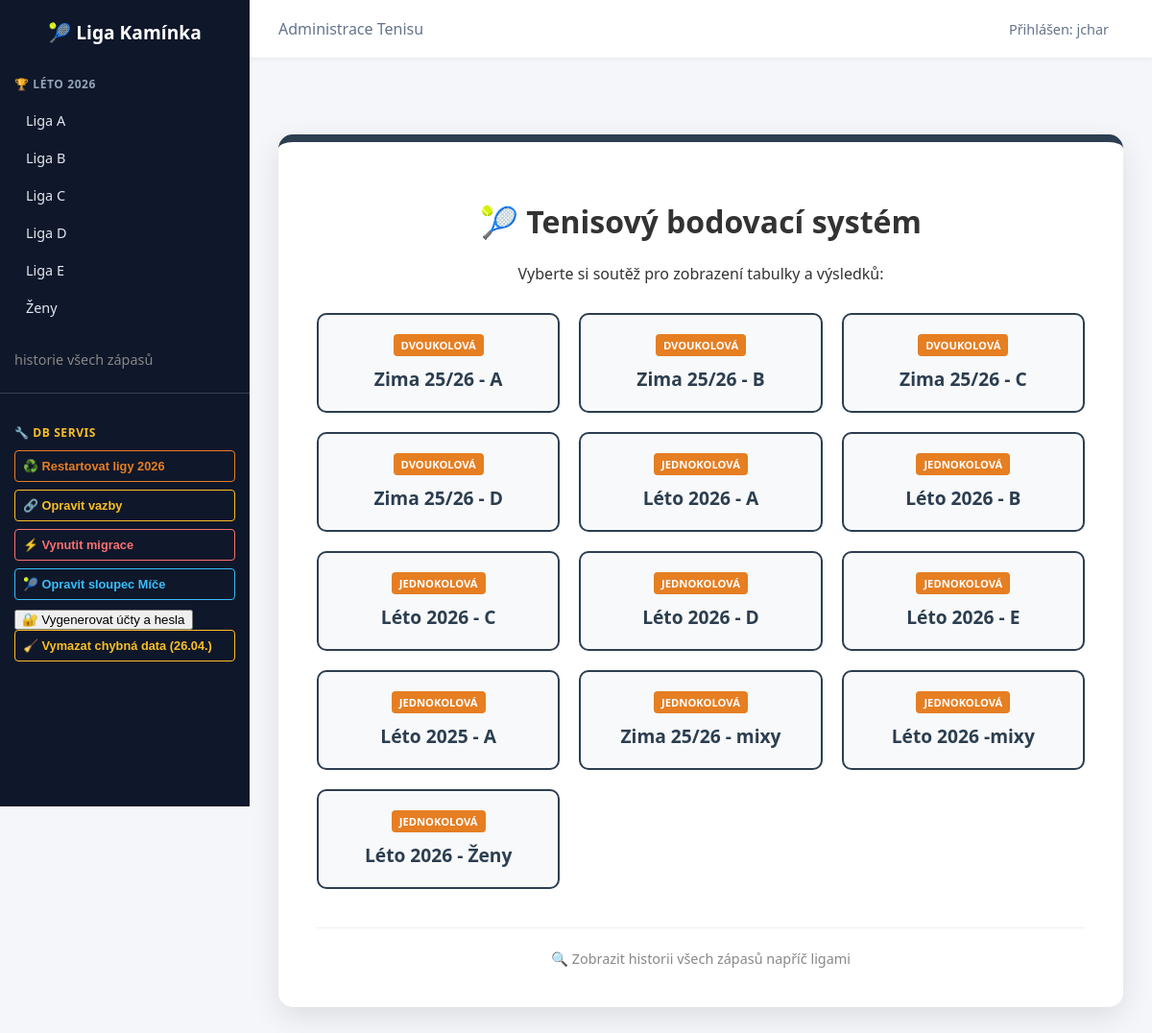
Page /tenis/ (signed in) on the committed database.
### tenis_app/models.py (models this page shows, shortened)
class Soutez(models.Model):
    slug = models.SlugField(unique=True, max_length=50)
    nazev = models.CharField(max_length=100)
    typ = models.CharField(max_length=2, choices=[('1K', 'Jednokolová'), ('2K', 'Dvoukolová')], default='1K')
    aktivni = models.BooleanField(default=True)

### tenis_app/views.py (the view)
# urls.py: path('', views.tenis_index, name='tenis_index'),
@login_required
def tenis_index(request):
    souteze = Soutez.objects.filter(aktivni=True)
    return render(request, 'tenis_app/index.html', {'souteze': souteze})

### tenis_app/templates/tenis_app/index.html (shortened to what this page needs)
{% extends "base.html" %}
{% block content %}
<div class="welcome-card">
    <h1>🎾 Tenisový bodovací systém</h1>
    <p>Vyberte si soutěž pro zobrazení tabulky a výsledků:</p>
    <div class="league-grid">
        {% for s in souteze %}
            <a href="{% url 'detail_souteze' soutez_slug=s.slug %}" class="league-button">
                <span class="badge-type">{{ s.get_typ_display }}</span>
                <span style="font-size: 1.2rem;">{{ s.nazev }}</span>
            </a>
        {% empty %}
            <p>Zatím nebyly vytvořeny žádné aktivní soutěže. <br>
               Běžte do <a href="/admin/tenis_app/soutez/">Adminu</a> a jednu přidejte!</p>
        {% endfor %}
    </div>
    <div style="margin-top: 40px; padding-top: 20px; border-top: 1px solid #eee;">
        <a href="{% url 'prehled_vsech_zapasu' %}" style="color: #888; text-decoration: none; font-size: 0.9rem;">
            🔍 Zobrazit historii všech zápasů napříč ligami
        </a>
    </div>
</div>
{% endblock %}

### tenis_app/templates/base.html (shortened to what this page needs)
{% load static %}
<!DOCTYPE html>
<html lang="cs">
<head>
</head>
<body>
    <nav class="sidebar">
        <div style="padding: 0 25px 20px; text-align: center;">
            <a href="/" style="text-decoration: none; color: white; font-weight: bold; font-size: 1.2rem;">🎾 Liga Kamínka</a>
        </div>
        <div class="nav-section">
            <h3 class="nav-title">🏆 Léto 2026</h3>
            <ul class="nav-list">
                <li><a href="{% url 'detail_souteze' soutez_slug='26_kaminka_leto_A' %}" class="nav-link">Liga A</a></li>
                <li><a href="{% url 'detail_souteze' soutez_slug='26_kaminka_leto_B' %}" class="nav-link">Liga B</a></li>
                <li><a href="{% url 'detail_souteze' soutez_slug='26_kaminka_leto_C' %}" class="nav-link">Liga C</a></li>
                <li><a href="{% url 'detail_souteze' soutez_slug='26_kaminka_leto_D' %}" class="nav-link">Liga D</a></li>
                <li><a href="{% url 'detail_souteze' soutez_slug='26_kaminka_leto_E' %}" class="nav-link">Liga E</a></li>
                <li><a href="{% url 'detail_souteze' soutez_slug='26_kaminka_leto_z' %}" class="nav-link">Ženy</a></li>
            </ul>
        </div>
        <div class="nav-section">
            <a href="{% url 'prehled_vsech_zapasu' %}" style="color: #888; text-decoration: none; font-size: 0.9rem; display: block; margin-bottom: 10px;">
                historie všech zápasů
            </a>
        </div>
		{% if user.is_superuser %}
		<div class="nav-section" style="border-top: 1px solid #334155; padding-top: 20px; margin-top: 20px;">
			<h3 class="nav-title" style="color: #fbbf24;">🔧 DB SERVIS</h3>
			<ul class="nav-list">
				<li>
					<form action="{% url 'admin_tools' %}" method="post">
						<button type="submit" class="admin-btn" style="color: #e67e22; border-color: #e67e22;"
								onclick="return confirm('POZOR: Tato akce smaže všechny zápasy v ligách 2026 a vygeneruje nové se spravedlivým rozdělením míčů. Pokračovat?')">
							♻️ Restartovat ligy 2026
						</button>
					</form>
				</li>
				<li>
					<form action="{% url 'admin_tools' %}" method="post">
						<button type="submit" class="admin-btn btn-warn">🔗 Opravit vazby</button>
					</form>
				</li>
				<li>
					<form action="{% url 'admin_tools' %}" method="post">
						<button type="submit" class="admin-btn btn-danger">⚡ Vynutit migrace</button>
					</form>
				</li>
				<li>
					<form action="{% url 'admin_tools' %}" method="post">
						<button type="submit" class="admin-btn btn-info">🎾 Opravit sloupec Míče</button>
					</form>
				</li>
				<li>
				<form method="post" action="{% url 'admin_tools_launcher' %}">
					<button type="submit" name="akce" value="vytvor_hrace" class="btn-submit">
						🔐 Vygenerovat účty a hesla
					</button>
				</form>
				</li>
				<li>
					<form action="{% url 'admin_tools' %}" method="post">
						<button type="submit" class="admin-btn btn-warn" onclick="return confirm('Opravdu smazat datum u všech neodehraných zápasů?')">
							🧹 Vymazat chybná data (26.04.)
						</button>
					</form>
				</li>
			</ul>
		</div>
		{% endif %}
    </nav>
    <div class="main-wrapper">
        <header class="top-navbar">
            <div style="color: #64748b; font-weight: 500;">Administrace Tenisu</div>
            <div>
                {% if user.is_authenticated %}
                    <span style="font-size: 0.9rem; color: #64748b; margin-right: 15px;">Přihlášen: {{ user.username }}</span>
                {% endif %}
            </div>
        </header>
        <main class="main-content">
            {% block content %}
            {% endblock %}
        </main>
    </div>
</body>
</html>

### tenis_app/templates/base.html (style rules this page uses)
:root { --navy: #1e293b; --clay: #e67e22; --clay-dark: #d35400; --border: #dcdde1; --win: #27ae60; --bg: #f5f6fa; --sidebar-bg: #0f172a; }
body { font-family: 'Segoe UI', Tahoma, Geneva, Verdana, sans-serif; margin: 0; background-color: var(--bg); color: #333; display: flex; min-height: 100vh; }
.sidebar { width: 260px; background: var(--sidebar-bg); color: white; padding: 20px 0; flex-shrink: 0; position: sticky; top: 0; height: 100vh; overflow-y: auto; }
.nav-section { margin-bottom: 25px; padding: 0 15px; }
.nav-title { font-size: 0.75rem; text-transform: uppercase; color: #94a3b8; margin-bottom: 10px; letter-spacing: 0.05em; }
.nav-list { list-style: none; padding: 0; margin: 0; }
.nav-link { display: block; padding: 10px 12px; color: #e2e8f0; text-decoration: none; border-radius: 6px; transition: 0.2s; font-size: 0.9rem; }
.admin-btn { width: 100%; background: transparent; border: 1px solid; padding: 8px; border-radius: 4px; cursor: pointer; font-size: 0.8rem; font-weight: bold; transition: 0.2s; text-align: left; margin-bottom: 8px; }
.btn-warn { color: #fbbf24; border-color: #fbbf24; }
.btn-danger { color: #f87171; border-color: #f87171; }
.btn-info { color: #38bdf8; border-color: #38bdf8; }
.main-wrapper { flex-grow: 1; display: flex; flex-direction: column; }
.top-navbar { background: white; height: 60px; display: flex; align-items: center; justify-content: space-between; padding: 0 30px; box-shadow: 0 2px 4px rgba(0,0,0,0.05); }
.main-content { padding: 30px; }

### tenis_app/templates/tenis_app/index.html (style rules this page uses)
.welcome-card { background: white; padding: 40px; border-radius: 15px; box-shadow: 0 10px 30px rgba(0,0,0,0.1); text-align: center; margin-top: 50px; border-top: 8px solid #2c3e50; }
.league-grid { display: grid; grid-template-columns: repeat(auto-fit, minmax(250px, 1fr)); gap: 20px; margin-top: 30px; }
.league-button { background: #f8f9fa; border: 2px solid #2c3e50; padding: 20px; border-radius: 10px; text-decoration: none; color: #2c3e50; font-weight: bold; transition: all 0.3s ease; display: flex; flex-direction: column; align-items: center; gap: 10px; }
.badge-type { font-size: 0.7rem; padding: 4px 8px; border-radius: 4px; background: #e67e22; color: white; text-transform: uppercase; }

### rows in the picture
Soutez: typ "DVOUKOLOVÁ", nazev "Zima 25/26 - A"
Soutez: typ "DVOUKOLOVÁ", nazev "Zima 25/26 - B"
Soutez: typ "DVOUKOLOVÁ", nazev "Zima 25/26 - C"
Soutez: typ "DVOUKOLOVÁ", nazev "Zima 25/26 - D"
Soutez: typ "JEDNOKOLOVÁ", nazev "Léto 2026 - A"
Soutez: typ "JEDNOKOLOVÁ", nazev "Léto 2026 - B"
Soutez: typ "JEDNOKOLOVÁ", nazev "Léto 2026 - C"
Soutez: typ "JEDNOKOLOVÁ", nazev "Léto 2026 - D"
Soutez: typ "JEDNOKOLOVÁ", nazev "Léto 2026 - E"
Soutez: typ "JEDNOKOLOVÁ", nazev "Léto 2025 - A"
Soutez: typ "JEDNOKOLOVÁ", nazev "Zima 25/26 - mixy"
Soutez: typ "JEDNOKOLOVÁ", nazev "Léto 2026 -mixy"
Soutez: typ "JEDNOKOLOVÁ", nazev "Léto 2026 - Ženy"

### other values in the picture
{{ user.username }} "jchar"
